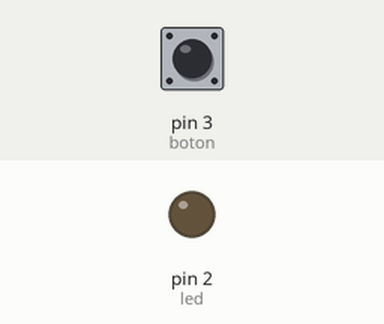
Simulated run of this sketch. Board: Arduino Uno, built with avr-gcc and run on an emulated ATmega328P. Shown: output pins drawn as LEDs (lit = HIGH). Dashed ring = blinking. The inputs (shaded band) are chosen by the test bench; at power-on: pin 3 (boton) LOW. What the sketch prints to the serial monitor is not drawn.

Above: at 1.2 s.
1.3 s: pin 3 (boton) pulled HIGH for 1 s
At 1.4 s:
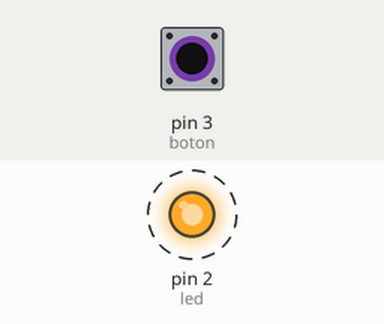
4.3 s: pin 3 (boton) pulled HIGH for 0.15 s
At 4.4 s:
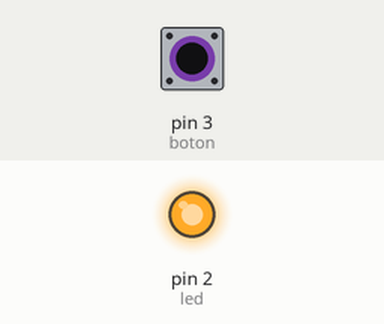
7.4 s: pin 3 (boton) driven HIGH
At 7.5 s:
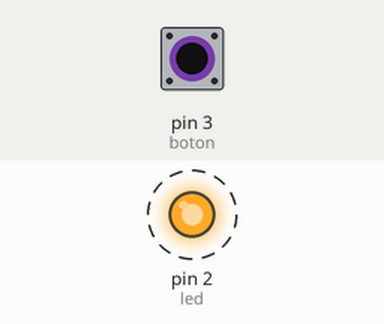
10.4 s: pin 3 (boton) driven LOW
At 11.1 s:
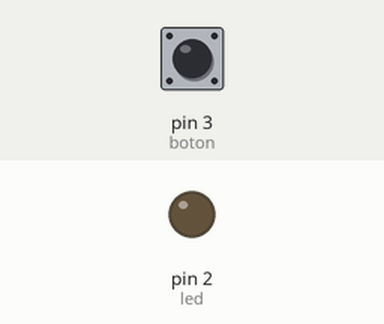
13.4 s: pin 3 (boton) pulsed HIGH 2 times (0.12 s each, 0.3 s apart)
At 13.5 s:
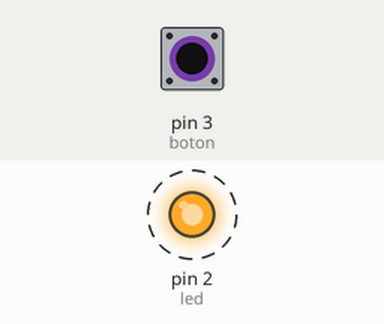
Timing chart, 0 to 16.4 s (numbered marks = the images above; inputs shaded):
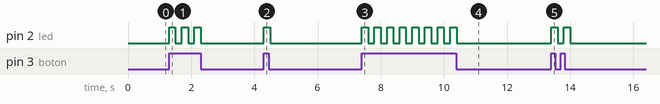

Measured:
- after the input at 1.3 s, pin 2 (led): alternates HIGH for 0.20 s and LOW for 0.20 s, 6 changes in all, then stays LOW, starting at once
- after the input at 4.3 s, pin 2 (led): LOW → HIGH at once, → LOW 0.20 s later
- after the input at 7.4 s, pin 2 (led): alternates HIGH for 0.20 s and LOW for 0.20 s, starting at once
- after the input at 10.4 s, pin 2 (led): goes on until 10.4 s, then stays LOW
- after the input at 13.4 s, pin 2 (led): alternates HIGH for 0.20 s and LOW for 0.20 s, 4 changes in all, then stays LOW, starting at once

The sketch:

carterasmart.ino
```cpp
int led = 2;        // asigna a LED el valor 13
int boton = 3;       // asigna a botón el valor 7
int valor = 0;       // define el valor y le asigna el
int cent=0;
int envia=1;
                     // valor 0

void setup()
{
  Serial.begin(9600);
  pinMode(led, OUTPUT); // configura el led (pin13) como salida
  pinMode(boton, INPUT); // configura botón (pin7) como entrada

}

void loop()
{


valor = digitalRead(boton); //lee el estado de la entrada botón
if(valor==HIGH)
  {

    digitalWrite(led,HIGH);   // envía a la salida 'led' el valor leído}
    delay(200);
    digitalWrite(led,LOW);   // envía a la salida 'led' el valor leído}
    delay(200);

  }
else
  {
    digitalWrite(led,LOW);   // envía a la salida 'led' el valor leído}
  }
if ((cent=1)and(envia=1) )
  {
  Serial.print("X");
  envia=0;
  }
}
```
